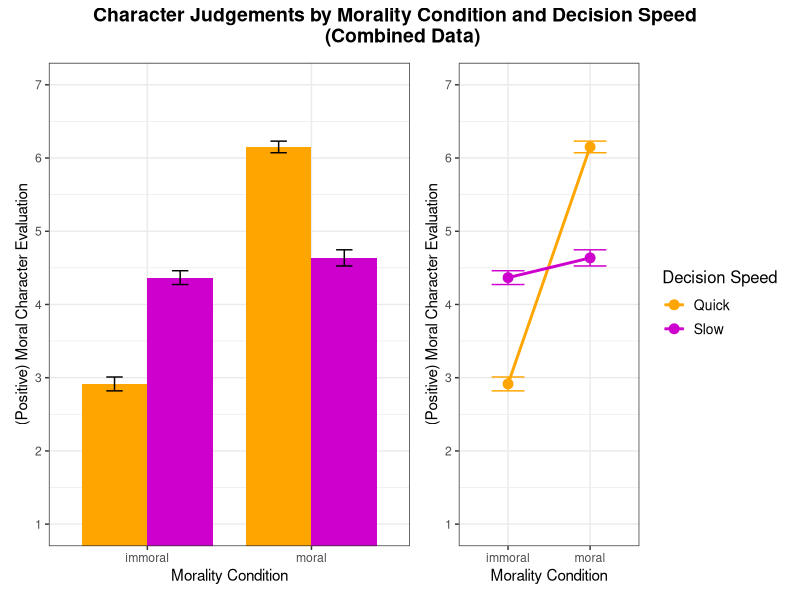
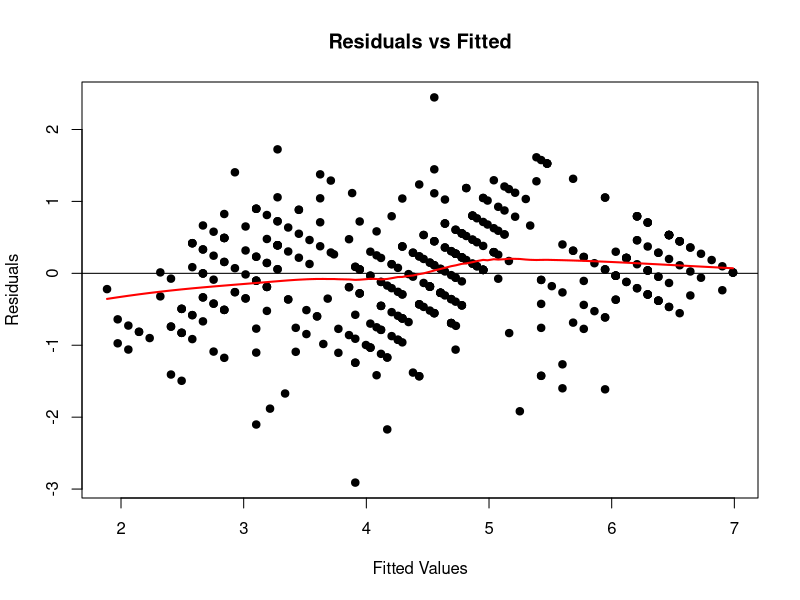
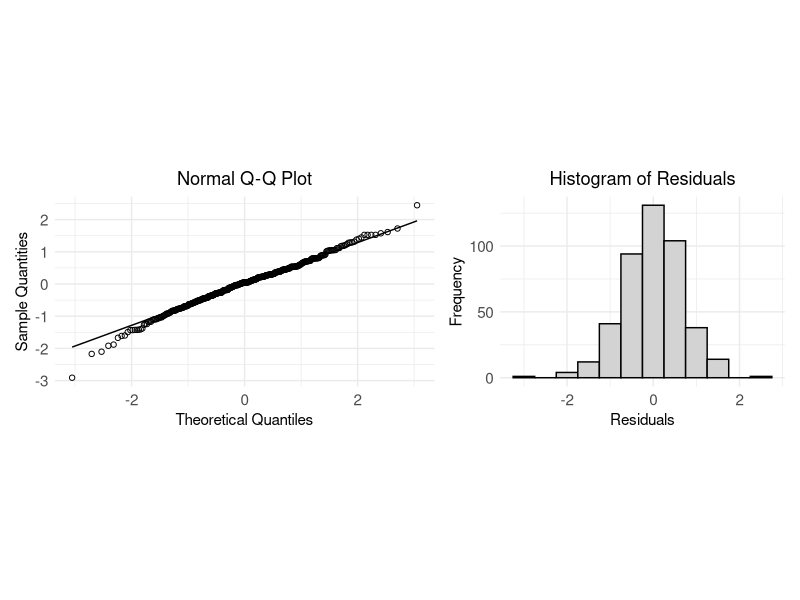
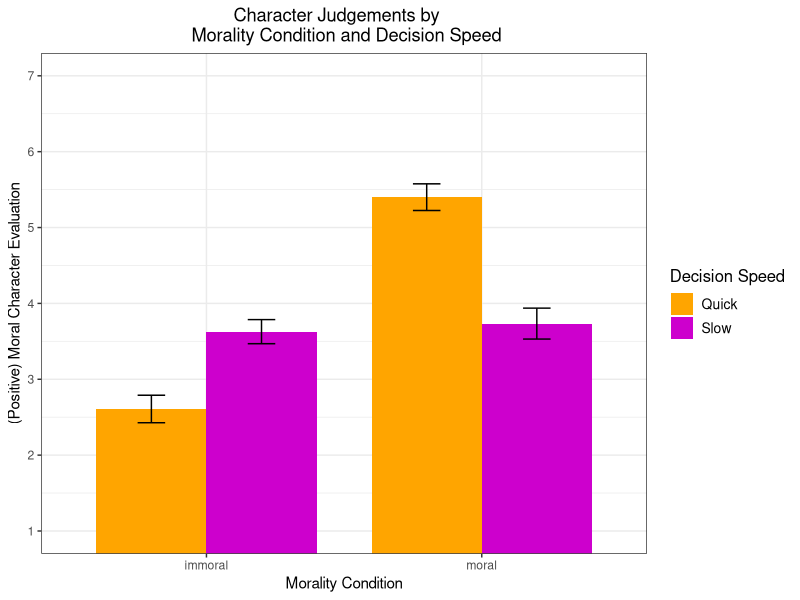
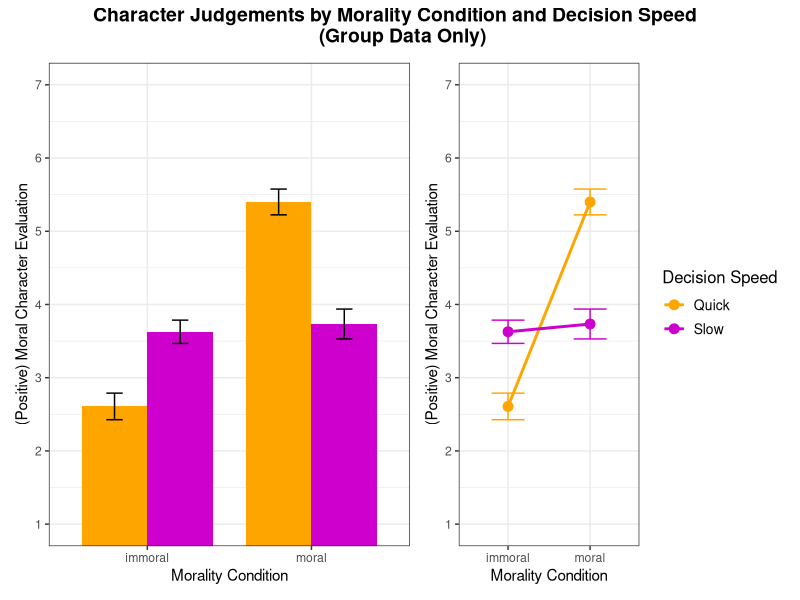
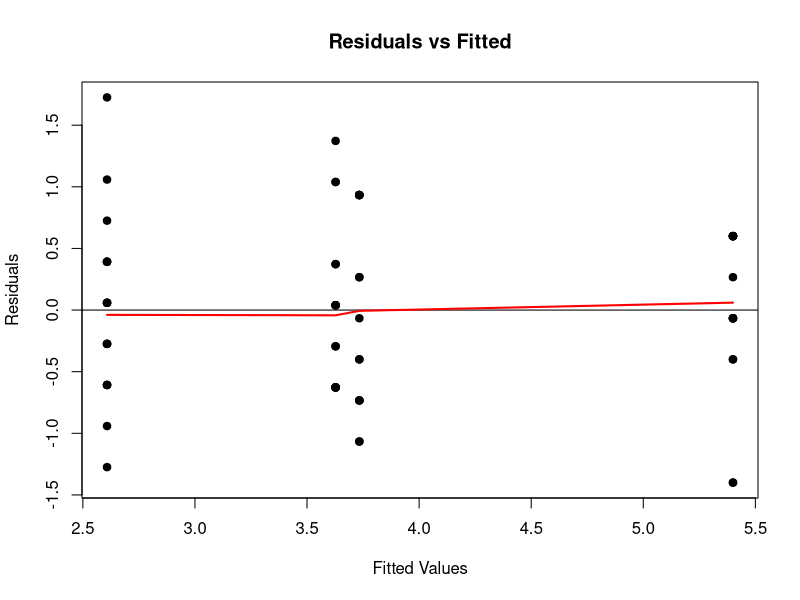
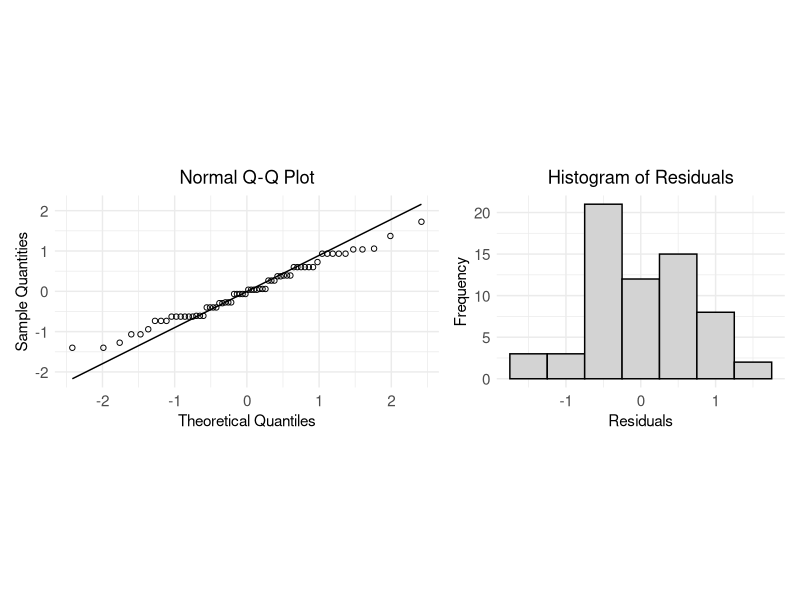

The R script that drew these images, in order:
## ---- chunk 1
### Data Preparation

#### Load Relevant Libraries and Functions
library(tidyverse)
library(car)
library(patchwork)
library(lme4)
## ---- chunk 2
#### Import data
cdf <- read_csv("../data/quick_decisions_all_clean_data.csv")
colfactor <- c("condition", "ID", "FastorSlow", "measure")
cdf[colfactor] <- lapply(cdf[colfactor], as.factor)
## ---- chunk 3
uniqueIDs <- cdf %>%
  # Focus only on the relevant combinations of measure and FastorSlow
  filter(measure %in% c("quickness", "character") & FastorSlow %in% c("f", "s")) %>%
  group_by(ID) %>%
  # Check if each ID has at least one non-NA response for all combinations
  filter(all(!is.na(value[measure == "quickness" & FastorSlow == "f"])) &
         all(!is.na(value[measure == "quickness" & FastorSlow == "s"])) &
         all(!is.na(value[measure == "character" & FastorSlow == "f"])) &
         all(!is.na(value[measure == "character" & FastorSlow == "s"]))) %>%
  ungroup() %>%
  distinct(ID)

# Filter the original dataset to keep only rows with those IDs
filteredData <- cdf %>% filter(ID %in% uniqueIDs$ID)

distinctIDcount <- filteredData %>% summarise(count = n_distinct(ID))
uninum <- distinctIDcount[[1]]
## ---- chunk 4
#### Data exclusion / filtering

excluData <- filteredData %>%
  group_by(ID) %>%   # Group by ID
  
  # all of these responses are ones from the groups that 
  # passed their individual attention checks
  
  # removed any ids that rate the fast person as slower than the slow person
  filter(!any(measure == "quickness" &
              FastorSlow == "f" &
              value < value[measure == "quickness" & FastorSlow == "s"])) %>%
  
  # filter out ids that have all the same non-na response values
  filter(n_distinct(value, na.rm = TRUE) > 1) %>%
  
  ungroup() # Ungroup after filtering
## ---- chunk 5
#### Prepare data for analysis - create columns etc.

filtereDData <- excluData %>%
  filter(measure %in% c("quickness", "character"))


# Calculate averages for "character" measure grouped by ID and FastorSlow
characterAverages <- filtereDData %>%
  filter(measure == "character") %>%
  group_by(ID, FastorSlow, condition) %>%
  summarize(
    response_reverse = mean(as.numeric(response_reverse), na.rm = TRUE),
    .groups = "drop"
  ) %>%
  mutate(measure = "character") # Ensure the measure column remains "character"


# Keep only the "quickness" rows
quicknessData <- filtereDData %>%
  filter(measure == "quickness") %>%
  select(ID, FastorSlow, condition, response_reverse, measure)


# Combine the averaged "character" data with the "quickness" data
tidyDF <- rbind(quicknessData, characterAverages)
## ---- chunk 6
## Descriptive Statistics

# Determine whether we had a balanced design

## sample size of each randomized condition group
tidyDF %>%
  group_by(condition) %>%
  summarize(subject_count = n_distinct(ID), .groups = "drop")
## ---- chunk 7
### Data Visualization (Combined Data)

# Filter data to include only rows where measure is "character"
characterData <- tidyDF %>%
  filter(measure == "character") %>%
  mutate(response_reverse = as.numeric(response_reverse), # response is numeric
         FastorSlow = as.factor(FastorSlow), # Convert FastorSlow to factor
         condition = as.factor(condition), # Convert condition to factor
         ID = as.factor(ID)) # Convert ID to factor


# Create the bar plot
barPlot <- ggplot(characterData, 
       aes(x = condition, y = response_reverse, fill = FastorSlow)) +
  stat_summary(fun = mean, # Compute mean of response
               geom = "bar", # Use bars to represent the summary
               position = position_dodge(width = 0.8), width = 0.8) +
  stat_summary(fun.data = mean_se, # Add error bars (mean ± standard error)
               geom = "errorbar",
               position = position_dodge(width = 0.8), width = 0.2) +
  labs(x = "Morality Condition",
       y = "(Positive) Moral Character Evaluation",
       fill = "Decision Speed") +
  scale_fill_manual(values = c("f" = "orange1", "s" = "magenta3"),
                    labels = c("f" = "Quick", "s" = "Slow")) +
  scale_y_continuous(breaks = 1:7) +
  coord_cartesian(ylim = c(1, 7)) +
  theme_bw() +
  theme(axis.title.x = element_text(size = 11),
        axis.title.y = element_text(size = 11),
        legend.position = "none")


# Create a line plot
linePlot <- ggplot(characterData, 
       aes(x = condition, y = response_reverse, 
           color = FastorSlow, group = FastorSlow)) +
  stat_summary(fun = mean, # Compute mean of response
               geom = "line", # Use lines to connect the means
               linewidth = 1) +
  stat_summary(fun = mean, # Add points for the means
               geom = "point",  size = 3) +
  stat_summary(fun.data = mean_se, # Add error bars (mean ± standard error)
               geom = "errorbar", width = 0.4) +
  labs(x = "Morality Condition",
       y = "(Positive) Moral Character Evaluation",
       color = "Decision Speed") +
  scale_color_manual(values = c("f" = "orange1", "s" = "magenta3"), 
                     labels = c("f" = "Quick", "s" = "Slow")) +
  scale_y_continuous(breaks = 1:7) +
  coord_cartesian(ylim = c(1, 7)) +
  theme_bw() +
  theme(axis.title.x = element_text(size = 11),
        axis.title.y = element_text(size = 11),
        legend.position = "right",
        legend.title = element_text(size = 12),
        legend.text = element_text(size = 10))


# Combine plots using patchwork
combinedPlot <- (barPlot + linePlot) +
  plot_layout(widths = c(2, 1)) + # Bar plot takes up 2/3, line plot 1/3
  plot_annotation(
    title = "Character Judgements by Morality Condition and Decision Speed  \n (Combined Data)",
    theme = theme(plot.title = element_text(hjust = 0.5, size = 14, face = "bold")))


# Display the combined plot
print(combinedPlot)
## ---- chunk 8
# Fit a mixed model (accounts for ID) with the interaction of interest
intmodc <- lmer(response_reverse ~ condition * FastorSlow + (1 | ID), 
               data = characterData)

# Use a Type III, 2x2 Two-way ANOVA test
# the results will tell us if the interaction term in needed in the model
Anova(intmodc, type = "III")
## ---- chunk 9
fitted_vals <- fitted(intmodc)
residuals <- resid(intmodc)

plot(fitted_vals, residuals,
    pch = 19, col = "black",
    main = "Residuals vs Fitted",
    xlab = "Fitted Values",
    ylab = "Residuals")
abline(h = 0, col = "black")  # Horizontal line at 0
lines(lowess(fitted_vals, residuals), col = "red", lwd = 2)
## ---- chunk 10
# Normal Q-Q Plot
qqplot <- ggplot(data.frame(resid = resid(intmodc)), aes(sample = resid)) +
  stat_qq(size = 1.5, shape = 1) +  # Adjust point size and shape
  stat_qq_line() +  # Add the Q-Q line
  labs(title = "Normal Q-Q Plot",
       x = "Theoretical Quantiles",
       y = "Sample Quantities") +
  theme_minimal() + 
  theme(plot.title = element_text(hjust = 0.5), 
        axis.title = element_text(size = 11), 
        axis.text = element_text(size = 11), 
        aspect.ratio = 1 / 2)  # Makes the plot rectangular (width > height)


# Histogram of Residuals
eij = residuals(intmodc)
normhist <- ggplot(data.frame(resid = eij), aes(x = resid)) +
  geom_histogram(binwidth = 0.5, color = "black", fill = "lightgray") +
  labs(title = "Histogram of Residuals", 
       x = "Residuals", 
       y = "Frequency") +
  theme_minimal() +
  theme(plot.title = element_text(hjust = 0.5),
        axis.title = element_text(size = 11),
        axis.text = element_text(size = 11),
        aspect.ratio = 2 / 3)  # Makes the plot rectangular (width > height)


# Combine plots using patchwork
normresid_plot <- qqplot + normhist +
  plot_layout(ncol = 2)


# Display the combined plot
print(normresid_plot)
## ---- chunk 11
car::vif(intmodc)
## ---- chunk 12
sqrt(2.478771)
## ---- chunk 13
summary(intmodc)
confint(intmodc)
## ---- chunk 14
#### Import data
df <- read_csv("../data/quick_decisions_1_clean_data.csv")
colfactor <- c("condition", "ID", "FastorSlow", "measure")
df[colfactor] <- lapply(df[colfactor], as.factor)

## some participants did not respond to every question
## Making columns for those with NAs as placeholders
index_mapping <- df %>%
  select(trial_index, FastorSlow, measure) %>%
  distinct() %>%
  drop_na()

 # Create a complete data frame ensuring all trial indexes (4-25) exist for each ID
complete_data <- df %>%
  complete(ID, trial_index = 4:25, fill = list(response = NA)) %>%
  left_join(index_mapping, by = "trial_index") %>%
  group_by(ID) %>%
  mutate(
    condition = first(condition, order_by = trial_index)
  ) %>%
  ungroup()

 # Overwrite the original `FastorSlow` and `measure` columns with the mapped values
complete_data <- complete_data %>%
  mutate(
    FastorSlow = FastorSlow.y,
    measure = measure.y
  ) %>%
  select(-FastorSlow.y, -measure.y, -FastorSlow.x, -measure.x)  
  # Remove the temporary columns
## ---- chunk 15
# filter out rows that are Bria's or the TA's responses

complete_data <- complete_data %>%
  group_by(ID) %>%
  filter(!any(measure == "feedback" & grepl("Bria|Mihir", response_reverse))) %>%
  ungroup()

filtered_data <- complete_data %>%
  group_by(ID) %>%
  filter(!any(is.na(response))) %>%
  ungroup()
## ---- chunk 16
unique_ids <- complete_data %>%
  # Focus only on the relevant combinations of measure and FastorSlow
  filter(measure %in% c("quickness", "character") & FastorSlow %in% c("f", "s")) %>%
  group_by(ID) %>%
  # Check if each ID has at least one non-NA response for all combinations
  filter(all(!is.na(response[measure == "quickness" & FastorSlow == "f"])) &
         all(!is.na(response[measure == "quickness" & FastorSlow == "s"])) &
         all(!is.na(response[measure == "character" & FastorSlow == "f"])) &
         all(!is.na(response[measure == "character" & FastorSlow == "s"]))) %>%
  ungroup() %>%
  distinct(ID)

# Filter the original dataset to keep only rows with those IDs
filtered_data <- complete_data %>%
  filter(ID %in% unique_ids$ID)

distinct_id_count <- filtered_data %>% summarise(count = n_distinct(ID))
uni_num <- distinct_id_count[[1]]
## ---- chunk 17
#### Data exclusion / filtering

exclu_data <- filtered_data %>%
  group_by(ID) %>%  # Group by ID
  
# Response should contain "nate" or "justin" in rows where measure = "attention"
  filter(any(measure == "attention" & grepl("nate|justin", response, ignore.case = TRUE))) %>%
  
# removed any ids that rate the fast person as slower than the slow person
  filter(!any(measure == "quickness" &
              FastorSlow == "f" &
              response_reverse < response_reverse[measure == "quickness" & FastorSlow == "s"])) %>%
  
# filter out ids that have all the same non-na response values
  filter(n_distinct(response, na.rm = TRUE) > 1) %>%
  
  ungroup() # Ungroup after filtering


distinct_id_count <- exclu_data %>% summarise(count = n_distinct(ID))
finss <- distinct_id_count[[1]]
## ---- chunk 18
#### Prepare data for analysis - create columns etc.

filtered_data <- exclu_data %>%
  filter(measure %in% c("quickness", "character"))


# Calculate averages for "character" measure grouped by ID and FastorSlow
character_averages <- filtered_data %>%
  filter(measure == "character") %>%
  group_by(ID, FastorSlow, condition) %>%
  summarize(
    response_reverse = mean(as.numeric(response_reverse), na.rm = TRUE),
    .groups = "drop"
  ) %>%
  mutate(measure = "character") # Ensure the measure column remains "character"


# Keep only the "quickness" rows
quickness_data <- filtered_data %>%
  filter(measure == "quickness") %>%
  select(ID, FastorSlow, condition, response_reverse, measure)


# Combine the averaged "character" data with the "quickness" data
tidydf <- rbind(quickness_data, character_averages)
## ---- chunk 19
## Descriptive Statistics

# Determine whether we had a balanced design

## sample size of each randomized condition group
tidydf %>%
  group_by(condition) %>%
  summarize(subject_count = n_distinct(ID), .groups = "drop")
## ---- chunk 20
# Creating the Bar Plot to Assess Evidence of an Interaction

# Filter data to include only rows where measure is "character"
character_data <- tidydf %>%
  filter(measure == "character") %>%
  mutate(response_reverse = as.numeric(response_reverse), # Ensure response is numeric
         FastorSlow = as.factor(FastorSlow), # Convert FastorSlow to factor
         condition = as.factor(condition), # Convert condition to factor
         ID = as.factor(ID)) # Convert ID to factor


# Create the bar plot
ggplot(character_data, 
       aes(x = condition, y = response_reverse, fill = FastorSlow)) +
  stat_summary(fun = mean, # Compute mean of response
               geom = "bar", # Use bars to represent the summary
               position = position_dodge(width = 0.8), width = 0.8) +
  stat_summary(fun.data = mean_se, # Add error bars (mean ± standard error)
               geom = "errorbar",
               position = position_dodge(width = 0.8), width = 0.2) +
  labs(title = "Character Judgements by   \n Morality Condition and Decision Speed",
       x = "Morality Condition",
       y = "(Positive) Moral Character Evaluation",
       fill = "Decision Speed") +
  scale_fill_manual(values = c("f" = "orange1", "s" = "magenta3"), #Custom colors
                    labels = c("f" = "Quick", "s" = "Slow")) +
  scale_y_continuous(breaks = 1:7) +
  coord_cartesian(ylim = c(1, 7)) +
  theme_bw() +
  theme(plot.title = element_text(hjust = 0.5),
        axis.title.x = element_text(size = 11),
        axis.title.y = element_text(size = 11),
        legend.position = "right",
        legend.title = element_text(size = 12),
        legend.text = element_text(size = 10))
## ---- chunk 21
### Data Visualization (Our Group Only)

# Filter data to include only rows where measure is "character"
character_data <- tidydf %>%
  filter(measure == "character") %>%
  mutate(response_reverse = as.numeric(response_reverse), # Ensure response is numeric
         FastorSlow = as.factor(FastorSlow), # Convert FastorSlow to factor
         condition = as.factor(condition), # Convert condition to factor
         ID = as.factor(ID)) # Convert ID to factor


# Create the bar plot
barplot <- ggplot(character_data, 
       aes(x = condition, y = response_reverse, fill = FastorSlow)) +
  stat_summary(fun = mean, # Compute mean of response
               geom = "bar", # Use bars to represent the summary
               position = position_dodge(width = 0.8), width = 0.8) +
  stat_summary(fun.data = mean_se, # Add error bars (mean ± standard error)
               geom = "errorbar",
               position = position_dodge(width = 0.8), width = 0.2) +
  labs(x = "Morality Condition",
       y = "(Positive) Moral Character Evaluation",
       fill = "Decision Speed") +
  scale_fill_manual(values = c("f" = "orange1", "s" = "magenta3"),
                    labels = c("f" = "Quick", "s" = "Slow")) +
  scale_y_continuous(breaks = 1:7) +
  coord_cartesian(ylim = c(1, 7)) +
  theme_bw() +
  theme(axis.title.x = element_text(size = 11),
        axis.title.y = element_text(size = 11),
        legend.position = "none")


# Create a line plot
lineplot <- ggplot(character_data, 
       aes(x = condition, y = response_reverse, 
           color = FastorSlow, group = FastorSlow)) +
  stat_summary(fun = mean, # Compute mean of response
               geom = "line", # Use lines to connect the means
               linewidth = 1) +
  stat_summary(fun = mean, # Add points for the means
               geom = "point",  size = 3) +
  stat_summary(fun.data = mean_se, # Add error bars (mean ± standard error)
               geom = "errorbar", width = 0.4) +
  labs(x = "Morality Condition",
       y = "(Positive) Moral Character Evaluation",
       color = "Decision Speed") +
  scale_color_manual(values = c("f" = "orange1", "s" = "magenta3"), 
                     labels = c("f" = "Quick", "s" = "Slow")) +
  scale_y_continuous(breaks = 1:7) +
  coord_cartesian(ylim = c(1, 7)) +
  theme_bw() +
  theme(axis.title.x = element_text(size = 11),
        axis.title.y = element_text(size = 11),
        legend.position = "right",
        legend.title = element_text(size = 12),
        legend.text = element_text(size = 10))


# Combine plots using patchwork
combined_plot <- (barplot + lineplot) +
  plot_layout(widths = c(2, 1)) + # Bar plot takes up 2/3, line plot 1/3
  plot_annotation(
    title = "Character Judgements by Morality Condition and Decision Speed  \n (Group Data Only)",
    theme = theme(plot.title = element_text(hjust = 0.5, size = 14, face = "bold")))


# Display the combined plot
print(combined_plot)
## ---- chunk 22
## Running the ANOVA Interaction Test

# Fit a mixed model (accounts for ID) with the interaction of interest
intmod <- lmer(response_reverse ~ condition * FastorSlow + (1 | ID), 
               data = character_data)

# Use a Type III, 2x2 Two-way ANOVA test
# the results will tell us if the interaction term in needed in the model
Anova(intmod, type = "III")
## ---- chunk 23
fitted_vals <- fitted(intmod)
residuals <- resid(intmod)

plot(fitted_vals, residuals,
    pch = 19, col = "black",
    main = "Residuals vs Fitted",
    xlab = "Fitted Values",
    ylab = "Residuals")
abline(h = 0, col = "black")  # Horizontal line at 0
lines(lowess(fitted_vals, residuals), col = "red", lwd = 2)
## ---- chunk 24
# Normal Q-Q Plot
qqplot <- ggplot(data.frame(resid = resid(intmod)), aes(sample = resid)) +
  stat_qq(size = 1.5, shape = 1) +  # Adjust point size and shape
  stat_qq_line() +  # Add the Q-Q line
  labs(title = "Normal Q-Q Plot",
       x = "Theoretical Quantiles",
       y = "Sample Quantities") +
  theme_minimal() + 
  theme(plot.title = element_text(hjust = 0.5), 
        axis.title = element_text(size = 11), 
        axis.text = element_text(size = 11), 
        aspect.ratio = 1 / 2)  # Makes the plot rectangular (width > height)


# Histogram of Residuals
eij = residuals(intmod)
normhist <- ggplot(data.frame(resid = eij), aes(x = resid)) +
  geom_histogram(binwidth = 0.5, color = "black", fill = "lightgray") +
  labs(title = "Histogram of Residuals", 
       x = "Residuals", 
       y = "Frequency") +
  theme_minimal() +
  theme(plot.title = element_text(hjust = 0.5),
        axis.title = element_text(size = 11),
        axis.text = element_text(size = 11),
        aspect.ratio = 2 / 3)  # Makes the plot rectangular (width > height)


# Combine plots using patchwork
normresid_plot <- qqplot + normhist +
  plot_layout(ncol = 2)


# Display the combined plot
print(normresid_plot)
## ---- chunk 25
car::vif(intmod)
## ---- chunk 26
sqrt(2.882353)
